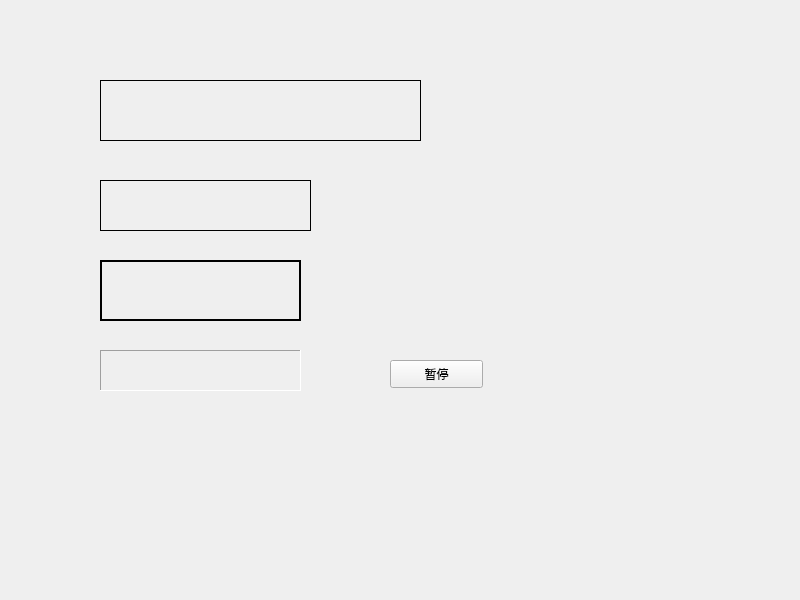
<?xml version="1.0" encoding="UTF-8"?>
<ui version="4.0">
 <class>Widget</class>
 <widget class="QWidget" name="Widget">
  <property name="geometry">
   <rect>
    <x>0</x>
    <y>0</y>
    <width>800</width>
    <height>600</height>
   </rect>
  </property>
  <property name="windowTitle">
   <string>Widget</string>
  </property>
  <widget class="Mylabel" name="label">
   <property name="geometry">
    <rect>
     <x>100</x>
     <y>80</y>
     <width>321</width>
     <height>61</height>
    </rect>
   </property>
   <property name="frameShape">
    <enum>QFrame::Box</enum>
   </property>
   <property name="text">
    <string/>
   </property>
  </widget>
  <widget class="QLabel" name="lblTimer">
   <property name="geometry">
    <rect>
     <x>100</x>
     <y>180</y>
     <width>211</width>
     <height>51</height>
    </rect>
   </property>
   <property name="frameShape">
    <enum>QFrame::Panel</enum>
   </property>
   <property name="text">
    <string/>
   </property>
  </widget>
  <widget class="QLabel" name="lbltimer2">
   <property name="geometry">
    <rect>
     <x>100</x>
     <y>260</y>
     <width>201</width>
     <height>61</height>
    </rect>
   </property>
   <property name="frameShape">
    <enum>QFrame::WinPanel</enum>
   </property>
   <property name="text">
    <string/>
   </property>
  </widget>
  <widget class="QLabel" name="lbltimer3">
   <property name="geometry">
    <rect>
     <x>100</x>
     <y>350</y>
     <width>201</width>
     <height>41</height>
    </rect>
   </property>
   <property name="frameShape">
    <enum>QFrame::Panel</enum>
   </property>
   <property name="frameShadow">
    <enum>QFrame::Sunken</enum>
   </property>
   <property name="text">
    <string/>
   </property>
  </widget>
  <widget class="QPushButton" name="btn">
   <property name="geometry">
    <rect>
     <x>390</x>
     <y>360</y>
     <width>93</width>
     <height>28</height>
    </rect>
   </property>
   <property name="text">
    <string>暂停</string>
   </property>
  </widget>
 </widget>
 <customwidgets>
  <customwidget>
   <class>Mylabel</class>
   <extends>QLabel</extends>
   <header location="global">mylabel.h</header>
  </customwidget>
 </customwidgets>
 <resources/>
 <connections/>
</ui>
